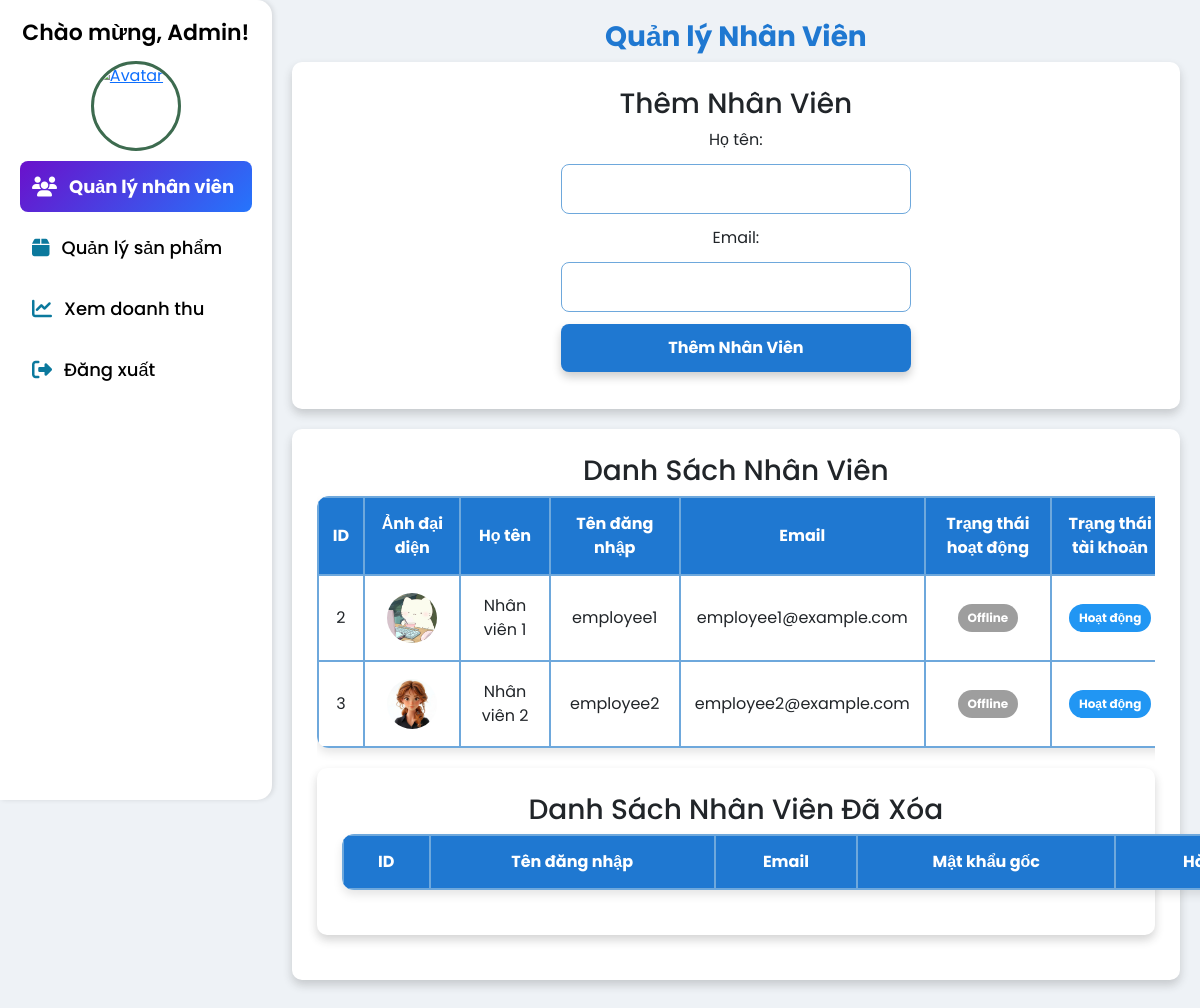
Page /admin/manage_staff.php (signed in) on the committed database.
### tables this page shows
CREATE TABLE IF NOT EXISTS users (
    id INT AUTO_INCREMENT PRIMARY KEY,
    username VARCHAR(50) NOT NULL UNIQUE,
    password VARCHAR(255) NOT NULL,
    plain_password VARCHAR(255) NOT NULL,
    changed_password VARCHAR(255) NULL,
    fullname VARCHAR(100) NOT NULL,
    role ENUM('admin', 'employee') NOT NULL,
    email VARCHAR(100) NOT NULL UNIQUE,
    reset_token VARCHAR(64) NULL,
    created_at TIMESTAMP DEFAULT CURRENT_TIMESTAMP,
    updated_at TIMESTAMP NULL DEFAULT NULL ON UPDATE CURRENT_TIMESTAMP,
    deleted_at TIMESTAMP NULL DEFAULT NULL,
    status ENUM('online', 'offline') DEFAULT 'offline',
    status_account ENUM('active', 'locked') DEFAULT 'active',
    last_activity TIMESTAMP NULL DEFAULT NULL,
    profile_image VARCHAR(255) NULL,
    first_login_token VARCHAR(255) NULL,
    token_expiry DATETIME NULL,
    raw_password VARCHAR(255) NOT NULL
);

### admin/manage_staff.php (the view, shortened to what this page needs)
<?php
require_once __DIR__ . "/../config/config.php";
$result_active = $conn->query("SELECT id, username, email, fullname, status, status_account, profile_image FROM users WHERE role = 'employee' AND deleted_at IS NULL ORDER BY id ASC");
?>
<!DOCTYPE html>
<html lang="vi">
<head>
    <link rel="stylesheet" href="sidebar_admin.css">
    <link href="https://cdn.jsdelivr.net/npm/bootstrap@5.3.3/dist/css/bootstrap.min.css" rel="stylesheet">
</head>
<body>
<?php include 'sidebar_admin.php'; ?>
    <div class="container">
        <h2>Quản lý Nhân Viên</h2>
        <div class="form-box">
            <h3>Thêm Nhân Viên</h3>
            <form method="POST">
                <label>Họ tên:</label>
                <input type="text" name="fullname" required>
                <label>Email:</label>
                <input type="email" name="email" required>
                <button type="submit" name="add_staff">Thêm Nhân Viên</button>
            </form>
        </div>
<div class="form-box">
    <div class="content-table">
    <div style="overflow-x: auto;">
        <h3>Danh Sách Nhân Viên</h3>
        <table class="staff-table">
            <thead>
                <tr>
                    <th>ID</th>
                    <th>Ảnh đại diện</th>
                    <th>Họ tên</th>
                    <th>Tên đăng nhập</th>
                    <th>Email</th>
                    <th>Trạng thái hoạt động</th>
                    <th>Trạng thái tài khoản</th>
                </tr>
            </thead>
            <tbody>
                <?php while ($row = $result_active->fetch_assoc()): ?>
                    <tr>
                        <td><?php echo htmlspecialchars($row['id']); ?></td>
                        <td>
                            <img src="<?= htmlspecialchars($row['profile_image'] ?? 'uploads/avatars/default-avatar.png') ?>"
                                 alt="Avatar"
                                 style="width: 50px; height: 50px; border-radius: 50%; object-fit: cover;">
                        </td>
                        <td><?php echo htmlspecialchars($row['fullname']); ?></td>
                        <td><?php echo htmlspecialchars($row['username']); ?></td>
                        <td><?php echo htmlspecialchars($row['email']); ?></td>
                        <td>
                            <span class="status-badge <?php echo $row['status'] === 'online' ? 'status-online' : 'status-offline'; ?>">
                                <?php echo $row['status'] === 'online' ? 'Online' : 'Offline'; ?>
                            </span>
                        </td>
                        <td>
                            <span class="status-badge <?php echo $row['status_account'] === 'active' ? 'status-active' : 'status-locked'; ?>">
                                <?php echo $row['status_account'] === 'active' ? 'Hoạt động' : 'Đã khóa'; ?>
                            </span>
                        </td>
                    </tr>
                <?php endwhile; ?>
            </tbody>
        </table>
    </div>
</div>
         <div class="form-box">
            <div class="content-table">
            <h3>Danh Sách Nhân Viên Đã Xóa</h3>
        <table>
            <thead>
                <tr>
                    <th>ID</th>
                    <th>Tên đăng nhập</th>
                    <th>Email</th>
                    <th>Mật khẩu gốc</th>
                    <th>Hành động</th>
                </tr>
            </thead>
        </table>
            </div>
         </div>
    </div>
</div>
</body>
</html>

### admin/sidebar_admin.css (style rules this page uses)
body { font-family: 'Poppins', sans-serif; margin: 0; padding: 0; display: flex; }

### admin/manage_staff.php (style rules this page uses)
body { font-family: 'Arial', sans-serif; background: #EEF2F6; margin: 0; padding: 0; }
.container { width: 80%; padding: 20px; background: transparent; min-height: 100vh; overflow-y: auto; text-align: center; }
h2 { color: #1f78d1; font-size: 28px; font-weight: bold; }
.form-box { background:rgb(255, 255, 255); padding: 25px; border-radius: 10px; margin-bottom: 20px; box-shadow: 0px 5px 10px rgba(40, 40, 40, 0.2); text-align: center; }
input, button { width: 90%; max-width: 350px; margin: 12px auto; padding: 12px; border-radius: 8px; border: 1px solid #6ea8dc; display: block; font-size: 16px; transition: 0.3s; }
button { background: #1f78d1; color: white; border: none; cursor: pointer; font-weight: bold; box-shadow: 0px 5px 10px rgba(0, 0, 0, 0.2); }
table { width: 100%; max-width: 1300px; min-width: 1000px; margin-bottom: 20px; background-color: white; border-radius: 12px; box-shadow: 0px 5px 10px rgba(0, 0, 0, 0.1); overflow: hidden; }
th, td { border: 2px solid #6ea8dc; padding: 14px; text-align: center; font-size: 16px; }
th { background: #1f78d1; color: white; }
.status-badge { padding: 5px 10px; border-radius: 15px; font-size: 12px; font-weight: bold; display: inline-block; }
.status-offline { background-color: #9E9E9E; color: white; }
.status-active { background-color: #2196F3; color: white; }

### rows in the picture
users: id "2", profile_image (picture), fullname "Nhân viên 1", username "employee1", email "employee1@example.com", status "Offline", status_account "Hoạt động"
users: id "3", profile_image (picture), fullname "Nhân viên 2", username "employee2", email "employee2@example.com", status "Offline", status_account "Hoạt động"
